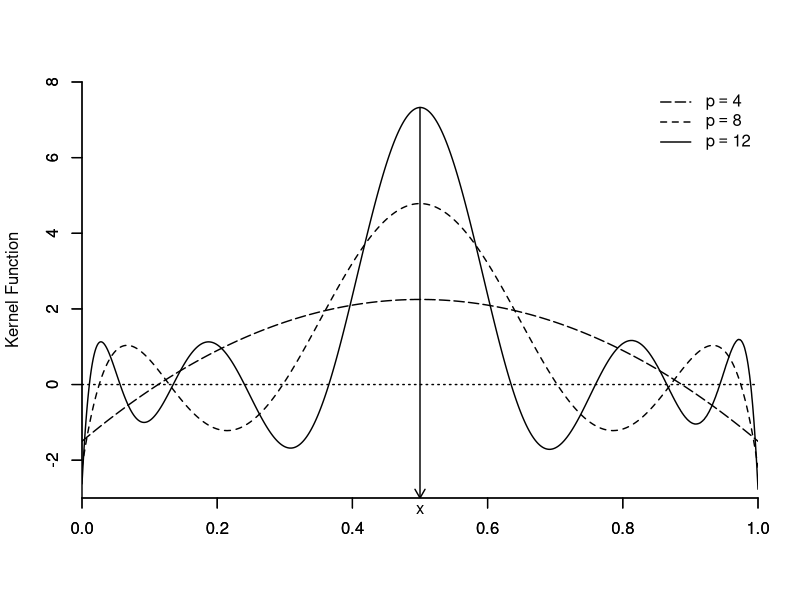
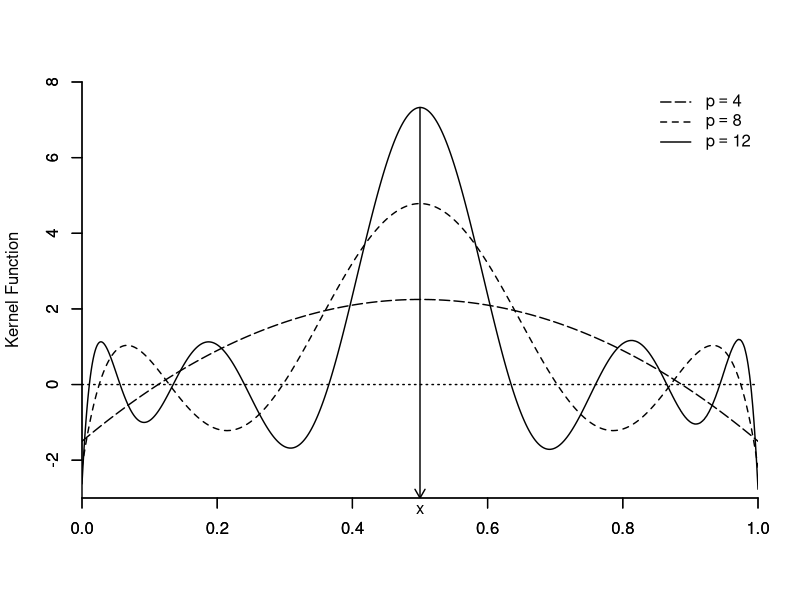
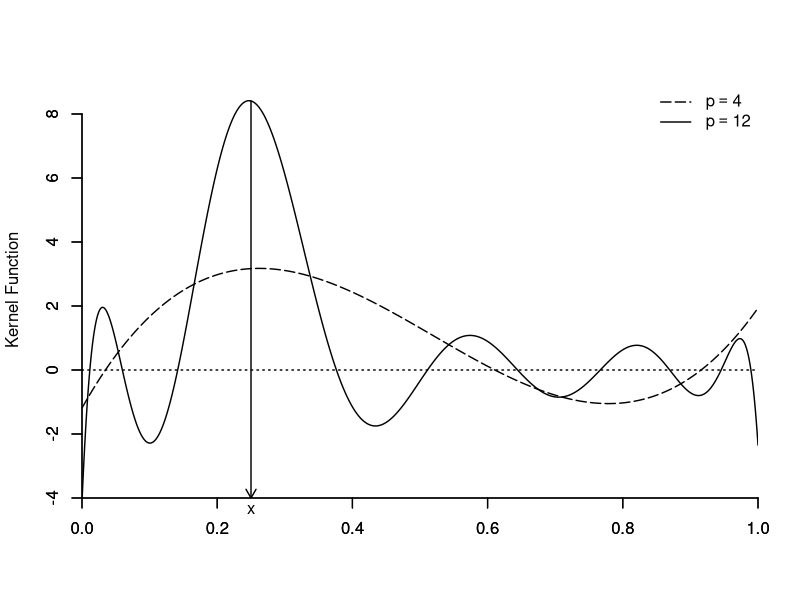
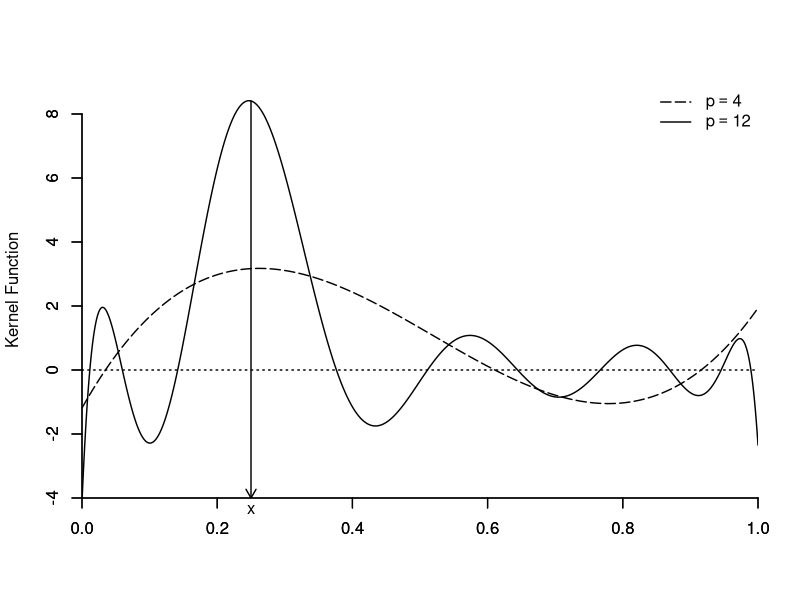

Reproduce these figures in R, in order.
#####################################
### This file generates Figure 20.3
### Polynomials as Kernels
#####################################

g <- 2001
x <- as.matrix(seq(0,1,1/(g-1)))
p1 <- 4
p2 <- 8
p3 <- 12
xa <- .5
xb <- .25

K <- p3+1
Q <- matrix(0,K,K)
for (j in 1:K){
for (k in 1:K){
  Q[j,k] <- 1/(j+k-1)
}}

Z <- matrix(1,g,K)
for (j in 1:p3){
  Z[,j+1] <- x^j
}

Z1 <- Z[,1:p1] 
Z2 <- Z[,1:p2] 
Z3 <- Z[,1:p3] 

qa <- round((g-1)*xa)+1
qb <- round((g-1)*xb)+1

Q1 <- solve(Q[1:p1,1:p1],tol=1e-20)
Q2 <- solve(Q[1:p2,1:p2],tol=1e-20)
Q3 <- solve(Q[1:p3,1:p3],tol=1e-20)

w1a <- Z1%*%Q1%*%Z1[qa,]
w2a <- Z2%*%Q2%*%Z2[qa,]
w3a <- Z3%*%Q3%*%Z3[qa,]

w1b <- Z1%*%Q1%*%Z1[qb,]
w2b <- Z2%*%Q2%*%Z2[qb,]
w3b <- Z3%*%Q3%*%Z3[qb,]

z0 <- matrix(0,g,1)

wd <- 1.4

pdf("HANSEN20-3a.pdf",family="Helvetica",colormodel='cmyk',width=4.5,height=4.5)
plot(x,w3a,lty=1,xaxs="i",yaxs="i",type="l",ylab="Kernel Function",xlab="",ylim=c(-3,8),lwd=wd,bty="n")
axis(side=1,lwd=wd)
axis(side=2,seq(-4,8,2),lwd=wd)
lines(x,w2a,lty=2,lwd=wd)
lines(x,w1a,lty=5,lwd=wd)
lines(x,z0,lty=3,lwd=wd)
arrows(xa, w3a[qa],xa,-3,code=2,length=.1,lwd=wd)
mtext(expression(x),side=1,at=xa)
legend("topright",c(expression(p==4),expression(p==8),expression(p==12)),lty=c(5,2,1),lwd=wd,bty="n")
dev.off()

postscript("HANSEN20-3a.eps",paper="special",width=4.5,height=4.5,horizontal=FALSE,onefile=FALSE,family="Helvetica",colormodel='cmyk')
plot(x,w3a,lty=1,xaxs="i",yaxs="i",type="l",ylab="Kernel Function",xlab="",ylim=c(-3,8),lwd=wd,bty="n")
axis(side=1,lwd=wd)
axis(side=2,seq(-4,8,2),lwd=wd)
lines(x,w2a,lty=2,lwd=wd)
lines(x,w1a,lty=5,lwd=wd)
lines(x,z0,lty=3,lwd=wd)
arrows(xa, w3a[qa],xa,-3,code=2,length=.1,lwd=wd)
mtext(expression(x),side=1,at=xa)
legend("topright",c(expression(p==4),expression(p==8),expression(p==12)),lty=c(5,2,1),lwd=wd,bty="n")
dev.off()

pdf("HANSEN20-3b.pdf",family="Helvetica",colormodel='cmyk',width=4.5,height=4.5)
plot(x,w3b,lty=1,xaxs="i",yaxs="i",type="l",ylab="Kernel Function",xlab="",ylim=c(-4,9),lwd=wd,bty="n")
axis(side=1,lwd=wd)
axis(side=2,lwd=wd)
lines(x,w1b,lty=5,lwd=wd)
lines(x,z0,lty=3,lwd=wd)
arrows(xb, w3b[qb],xb,-4,code=2,length=.1,lwd=wd)
mtext(expression(x),side=1,at=xb)
legend("topright",c(expression(p==4),expression(p==12)),lty=c(5,1),lwd=wd,bty="n")
dev.off()

postscript("HANSEN20-3b.eps",paper="special",width=4.5,height=4.5,horizontal=FALSE,onefile=FALSE,family="Helvetica",colormodel='cmyk')
plot(x,w3b,lty=1,xaxs="i",yaxs="i",type="l",ylab="Kernel Function",xlab="",ylim=c(-4,9),lwd=wd,bty="n")
axis(side=1,lwd=wd)
axis(side=2,lwd=wd)
lines(x,w1b,lty=5,lwd=wd)
lines(x,z0,lty=3,lwd=wd)
arrows(xb, w3b[qb],xb,-4,code=2,length=.1,lwd=wd)
mtext(expression(x),side=1,at=xb)
legend("topright",c(expression(p==4),expression(p==12)),lty=c(5,1),lwd=wd,bty="n")
dev.off()

